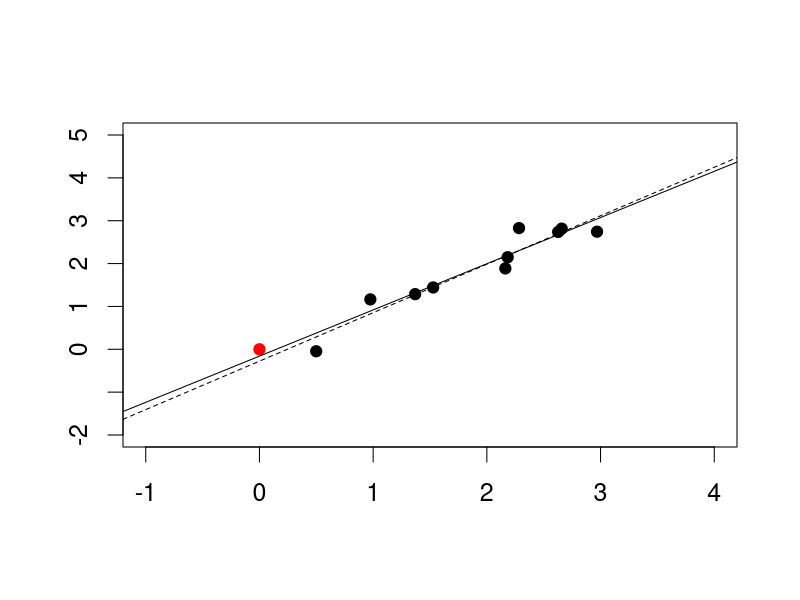
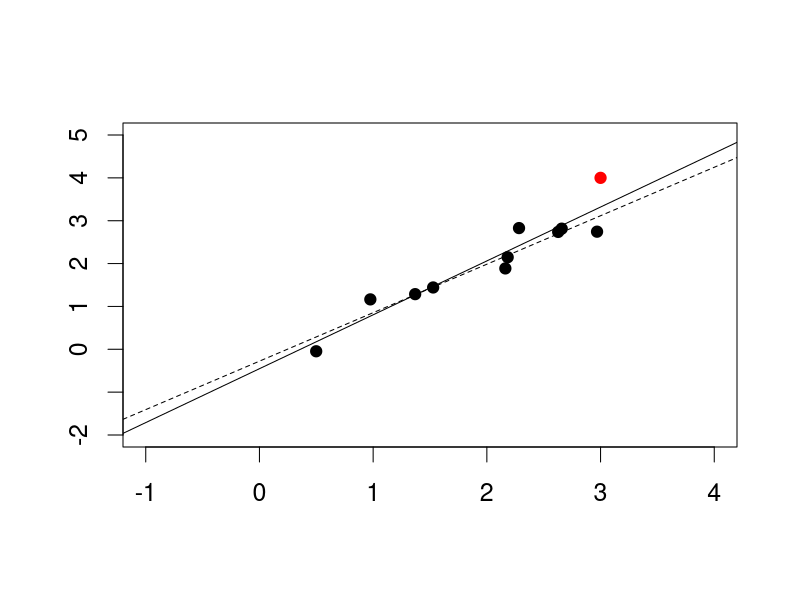
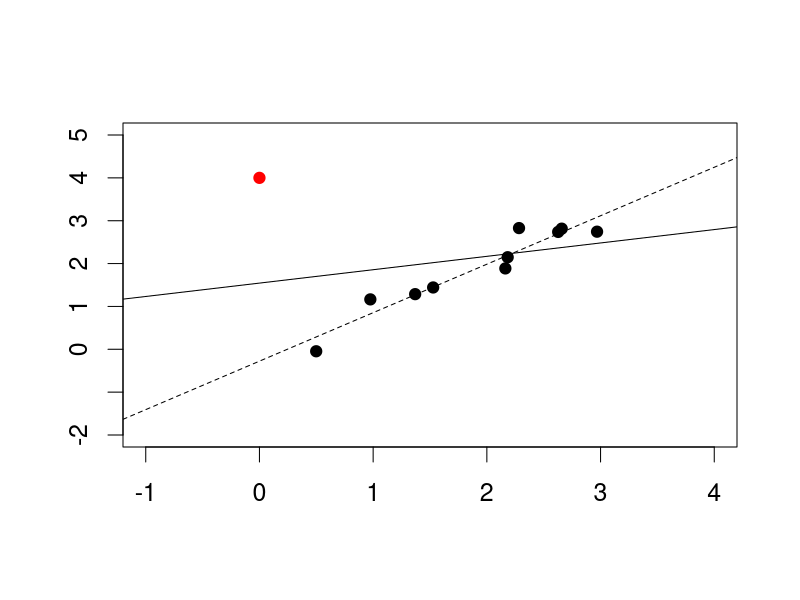
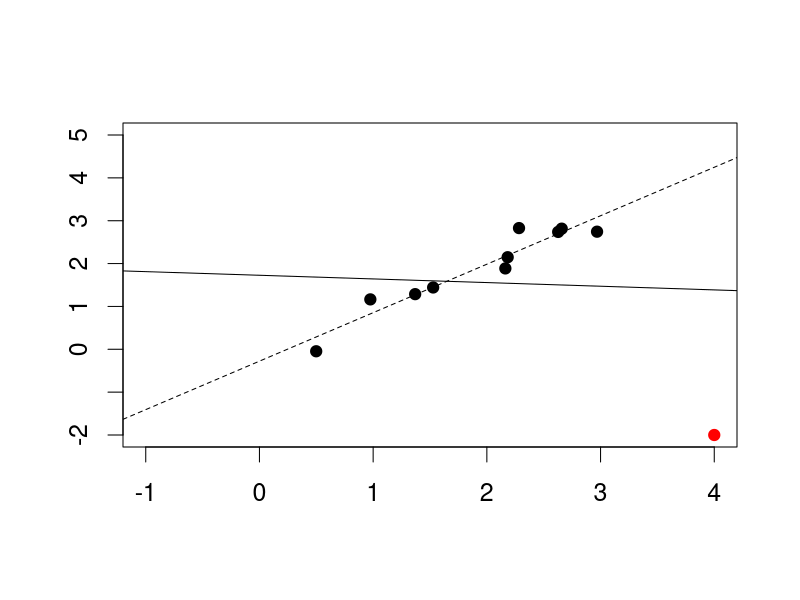
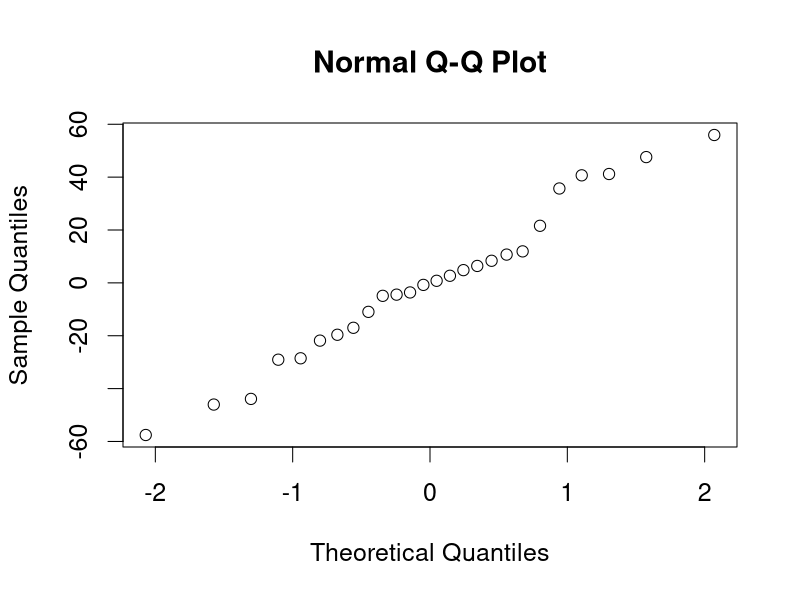
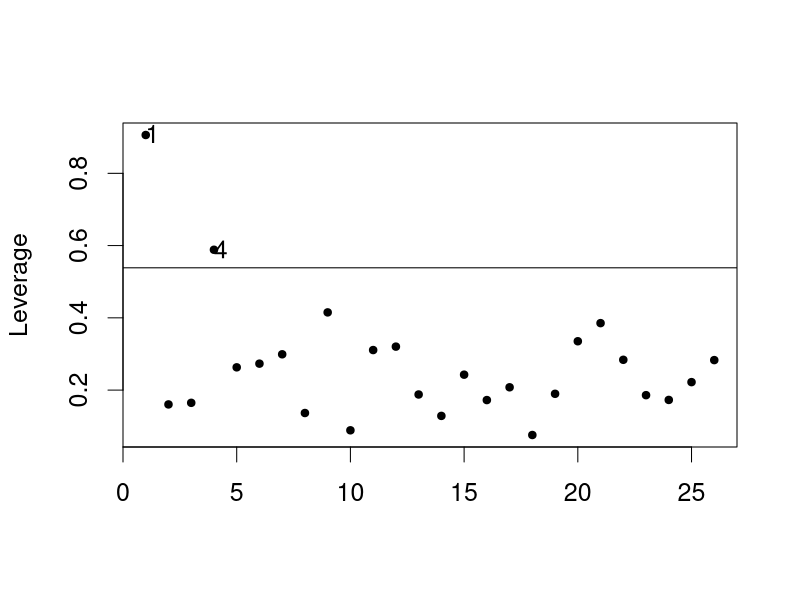
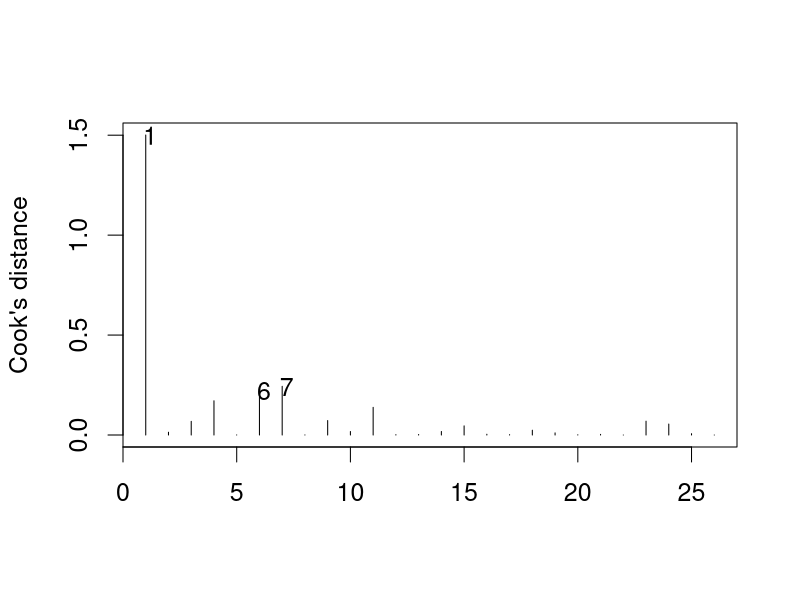
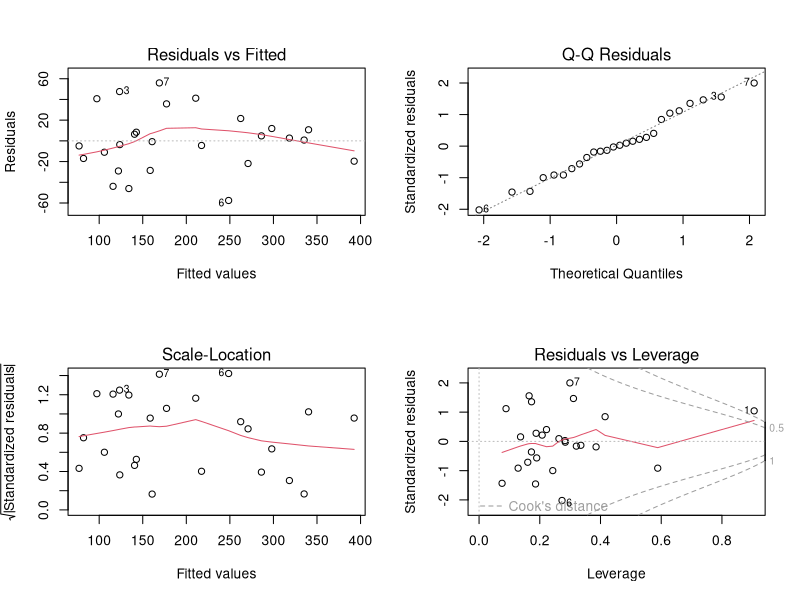

The R script that drew these images, in order:
## ---- chunk 1
CWD <- read.table("./datasets/01-linear-regression/christ.csv", header = T, sep = ",", dec = ".")
attach(CWD)

model <- lm(CWD.BASA ~ RIP.DENS)
model3 <- lm(I(log(CWD.BASA)) ~ RIP.DENS + I(RIP.DENS^2))
summary(model)
confint(model)

needles <- read.table("./datasets/01-linear-regression/needles.txt", header = T, sep = "\t", dec = ".")
attach(needles)
model_l5 <- lm(length ~ nitrogen * phosphor + potassium 
               + phosphor * residu)

library(car)

body.fat <- read.table("./datasets/01-linear-regression/bodyfatNKNW.txt", header = T, dec = ".")
attach(body.fat)

birnh <- read.table("./datasets/01-linear-regression/birnh.txt", header = T, sep = "\t", dec = ".")
attach(birnh)
## ---- chunk 2
set.seed(12345)  
n <- 10
X <- sort(3*runif(n))
Y <- X + 0.3*rnorm(n)

par(cex = 1.5)

plot_data_outliers <- function(outlier = NULL) {
  X_outliers <- c(X, outlier[1])
  Y_outliers <- c(Y, outlier[2])
  
  m_regular <- lm(Y ~ X)
  m_outliers <- lm(Y_outliers ~ X_outliers)
  
  plot(X, Y, xlim = c(-1, 4), ylim = c(-2, 5), pch = 19,
       xlab = "", ylab = "")
  if (!is.null(outlier)) {
    # Draw the outlier
    points(outlier[1], outlier[2], pch = 19, col = "red")
    # Draw the regression line without the outlier
    abline(m_regular, lty = "dashed")
  }
  abline(m_outliers)
}

plot_data_outliers(c(0,0))
## ---- chunk 3
par(cex = 1.5)
plot_data_outliers(c(3, 4))
## ---- chunk 4
par(cex = 1.5)
plot_data_outliers(c(0, 4))
## ---- chunk 5
par(cex = 1.5)
plot_data_outliers(c(4, -2))
## ---- chunk 6
qqnorm(model_l5$resid)
## ---- chunk 7
p=7
n=26
lev5 <- hatvalues(model_l5)
cutoff <- 2*p/n
plot(lev5, pch = 20, xlab = "", ylab = "Leverage")
abline(h=cutoff)
text(1.3, 0.91, 1)
text(4.3, 0.59, 4)
## ---- chunk 8
cd5 <- cooks.distance(model_l5)
plot(cd5, type = "h", ylab = "Cook's distance", xlab = "")
text(1.2, 1.5, 1)
text(6.2, 0.22, 6)
text(7.2, 0.24, 7)
## ---- chunk 9
par(mfrow=c(2,2))
plot(model_l5)
## ---- chunk 10
dfb5 <- dfbetas(model_l5)[1,]
plot(dfb5, pch = 20, ylab = "DFBETAS", xlab = "Parameter number")
## ---- chunk 11
inter5 <- phosphor * residu
par(mfrow=c(1,2))
hist(inter5, xlab = "phosphor * residual ash", main = "Histogram of phosphor * residu")
qqnorm(inter5)
## ---- chunk 12
nitrogen2 <- nitrogen[-1]
phosphor2 <- phosphor[-1]
potassium2 <- potassium[-1]
residu2 <- residu[-1]
length2 <- length[-1]
model_l6 <- lm(length2 ~ nitrogen2 *  phosphor2 + potassium2 
               + phosphor2 * residu2)
## ---- chunk 13
summary(model_l6)$coefficients
## ---- chunk 14
model_l7 <- lm(length ~ nitrogen *  phosphor + potassium 
               + residu)
## ---- chunk 15
summary(model_l7)$coefficients
## ---- chunk 16
model_l8 <- lm(length ~ nitrogen *  phosphor + potassium)
## ---- chunk 17
summary(model_l8)$coefficients
## ---- chunk 18
p2=5
lev8 <- hatvalues(model_l8)
cutoff2 <- 2*p2/n
par(mfrow=c(1,2))
plot(lev5, pch = 20, xlab = "", ylab = "Leverage")
abline(h=cutoff)
text(1.5, 0.91, 1)
text(4.5, 0.59, 4)
plot(lev8, pch = 20, xlab = "", ylab = "Leverage", ylim = c(0.0,0.9))
abline(h=cutoff2)
text(4.5, 0.59, 4)
## ---- chunk 19
cd8 <- cooks.distance(model_l8)
plot(cd8, type = "h", ylab = "Cook's distance", xlab = "")
text(4.2, 0.12, 4)
text(6.2, 0.17, 6)
text(7.2, 0.37, 7)
## ---- chunk 20
par(mfrow=c(2,2))
plot(model_l8)
